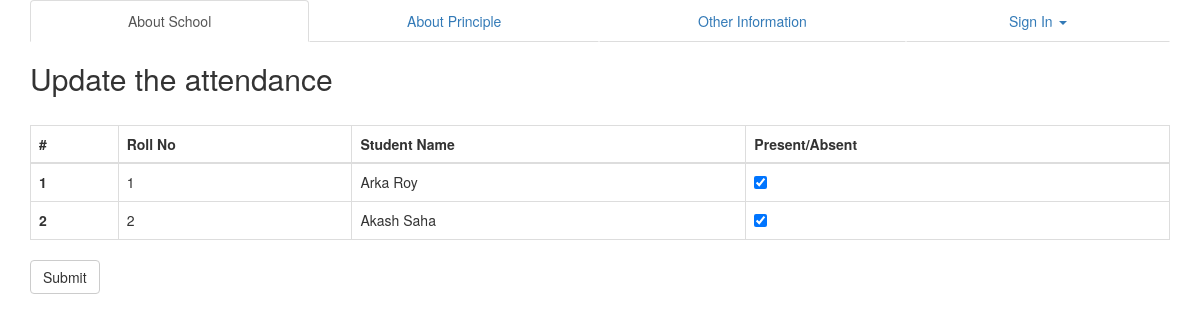
The app's page /class.php?ctype=1 with its own data.
### tables this page shows
CREATE TABLE IF NOT EXISTS `student` (
`id` int(11) NOT NULL,
  `name` varchar(255) NOT NULL,
  `roll` int(10) NOT NULL,
  `class` int(11) NOT NULL
);

### class.php (the view)
<?php include ('./inc/header.inc.php');
echo "<h2>Update the attendance</h2><br>";
if(isset($_GET['ctype'])){
	$ctype = mysql_real_escape_string($_GET['ctype']);
	$ctype = (int)$ctype;
	$sql = mysql_query("SELECT name, roll FROM student WHERE class='$ctype'");
	$usercount = mysql_num_rows($sql);
	if($usercount>0){
		echo
		'<table class="table table-bordered">
		<thread><tr>
		<th>#</th>
		<th>Roll No</th>
		<th>Student Name</th>
		<th>Present/Absent</th>
		</tr></thread>
		<tbody>
		<form role="form" method="POST" action="class.php">';
		$p=1;
		while ($row = mysql_fetch_array($sql)) {
			$name=$row['name'];
			$rollno = $row['roll'];
			echo
			'
			<tr>
				<th scope="row">'.$p.'</th>
				<td>'.$rollno.'</td>
				<td>'.$name.'</td>
				<td><input type="checkbox" checked/></td>
			</tr>
			';
			$p++;
		}
		echo'
		</tbody>
		</table>
		<button type="submit" class="btn btn-default">Submit</button>
		</form>';
	}
}
include("./inc/footer.inc.php"); ?>

### records on screen
student: roll "1", name "Arka Roy"
student: roll "2", name "Akash Saha"
